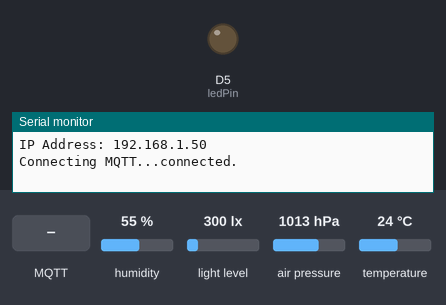
A sketch run on a simulated Arduino MKR. On the bench: output pins drawn as LEDs (lit = HIGH), the last lines printed to the serial monitor. The test bench sets the inputs (shaded band); at power-on: humidity 55 %, light level 300 lx, air pressure 1013 hPa, temperature 24 °C. WiFi joins after 1.5 s; servers stay silent unless stated; no MQTT or app messages arrive unless stated.

Above: at 2.7 s.
2.8 s: MQTT message "ON" arrives on the first subscribed topic
At 5.0 s:
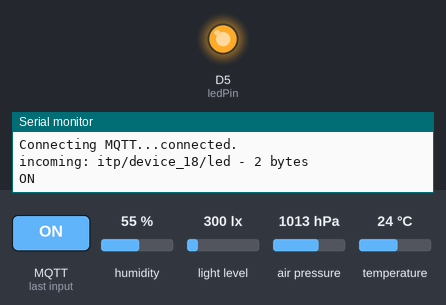
5.3 s: MQTT message "90" arrives on the first subscribed topic
At 6.9 s:
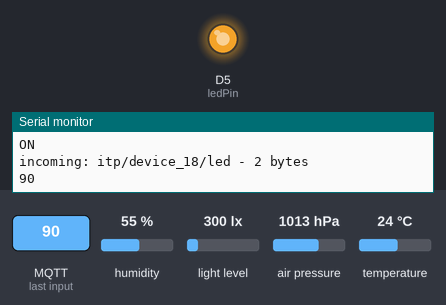
7.8 s: MQTT message "OFF" arrives on the first subscribed topic
At 10.0 s:
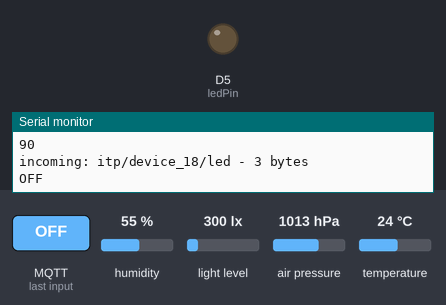
Timing chart, 0 to 11.5 s (numbered marks = the images above; inputs shaded):
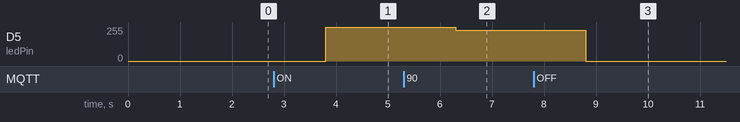

Measured:
- after the input at 2.8 s, D5 (ledPin): 0/255 → 255/255 after 1.0 s
- after the input at 5.3 s, D5 (ledPin): 255/255 → 229/255 after 1.0 s
- after the input at 7.8 s, D5 (ledPin): 229/255 → 0/255 after 1.0 s

The sketch:

soilmonitor.ino
```cpp
// IoT Workshop
// Send temperature and humidity data to MQTT
//
// WiFiNINA https://www.arduino.cc/en/Reference/WiFiNINA (MKR WiFi 1010)
// Arduino MKR ENV https://www.arduino.cc/en/Reference/ArduinoMKRENV
// Arduino MQTT Client  https://github.com/arduino-libraries/ArduinoMqttClient

#include <WiFiNINA.h>
#include <Arduino_MKRENV.h>
#include <ArduinoMqttClient.h>

#include "config.h"

WiFiSSLClient net;
MqttClient mqtt(net);

String temperatureTopic = "itp/" + DEVICE_ID + "/temperature";
String humidityTopic = "itp/" + DEVICE_ID + "/humidity";
String ledTopic = "itp/" + DEVICE_ID + "/led";
String soilTopic = "itp/" + DEVICE_ID + "/soil";

String pressureTopic = "itp/" + DEVICE_ID + "/pressure";
String illuminanceTopic = "itp/" + DEVICE_ID + "/illuminance";
String uvaTopic = "itp/" + DEVICE_ID + "/uva";
String uvbTopic = "itp/" + DEVICE_ID + "/uvb";


// Publish every 10 seconds for the workshop. Real world apps need this data every 5 or 10 minutes.
unsigned long publishInterval = 10 * 1000;
unsigned long lastMillis = 0;
const int ledPin = 5;


void setup() {
  Serial.begin(9600);


  // Wait for a serial connection
  while (!Serial) { }

  // initialize the shield
  if (!ENV.begin()) {
    Serial.println("Failed to initialize MKR ENV shield!");
    while (1);
  }

  // initialize ledPin as an output.
  pinMode(ledPin, OUTPUT);

  Serial.println("Connecting WiFi");
  connectWiFi();

  // define function for incoming MQTT messages
  mqtt.onMessage(messageReceived);
}

void loop() {

  if (WiFi.status() != WL_CONNECTED) {
    connectWiFi();
  }

  if (!mqtt.connected()) {
    connectMQTT();
  }

  // poll for new MQTT messages and send keep alives
  mqtt.poll();

  if (millis() - lastMillis > publishInterval) {
    lastMillis = millis();

    int soil = analogRead(A0);
    float temperature = ENV.readTemperature(FAHRENHEIT);
    float humidity = ENV.readHumidity();
    float pressure = ENV.readPressure();
    float illuminance = ENV.readIlluminance();
    float uva = ENV.readUVA();
    float uvb = ENV.readUVB();

    Serial.print(temperature);
    Serial.print("°F ");
    Serial.print(humidity);
    Serial.println("% RH");
    Serial.print(soil);
    Serial.println("% soil moisture");

    Serial.print(pressure);
    Serial.println("kPa");

    Serial.print(illuminance);
    Serial.println("lux");

    Serial.print(uva);
    Serial.println("μW/cm2");

    Serial.print(uvb);
    Serial.println("μW/cm2");

    mqtt.beginMessage(temperatureTopic);
    mqtt.print(temperature);
    mqtt.endMessage();

    mqtt.beginMessage(humidityTopic);
    mqtt.print(humidity);
    mqtt.endMessage();


    mqtt.beginMessage(soilTopic);
    mqtt.print(soil);
    mqtt.endMessage();

   mqtt.beginMessage(pressureTopic);
   mqtt.print(pressure);
   mqtt.endMessage();

   mqtt.beginMessage(illuminanceTopic);
   mqtt.print(illuminance);
   mqtt.endMessage();

   mqtt.beginMessage(uvaTopic);
   mqtt.print(uva);
   mqtt.endMessage();

   mqtt.beginMessage(uvbTopic);
   mqtt.print(uvb);
   mqtt.endMessage();
  }
}


void connectWiFi() {
  // Check for the WiFi module
  if (WiFi.status() == WL_NO_MODULE) {
    Serial.println("Communication with WiFi module failed!");
    // don't continue
    while (true);
  }

  Serial.print("WiFi firmware version ");
  Serial.println(WiFi.firmwareVersion());

  Serial.print("Attempting to connect to SSID: ");
  Serial.print(WIFI_SSID);
  Serial.print(" ");

  while (WiFi.begin(WIFI_SSID, WIFI_PASSWORD) != WL_CONNECTED) {
    // failed, retry
    Serial.print(".");
    delay(3000);
  }

  Serial.println("Connected to WiFi");
  printWiFiStatus();

}

void connectMQTT() {
  Serial.print("Connecting MQTT...");
  mqtt.setId(DEVICE_ID);
  mqtt.setUsernamePassword(MQTT_USER, MQTT_PASSWORD);

  while (!mqtt.connect(MQTT_BROKER, MQTT_PORT)) {
    Serial.print(".");
    delay(5000);
  }

  mqtt.subscribe(ledTopic);
  Serial.println("connected.");
}

void printWiFiStatus() {
  // print your WiFi IP address:
  IPAddress ip = WiFi.localIP();
  Serial.print("IP Address: ");
  Serial.println(ip);
}

void messageReceived(int messageSize) {
  String topic = mqtt.messageTopic();
  String payload = mqtt.readString();
  Serial.println("incoming: " + topic + " - " + messageSize + " bytes ");
  Serial.println(payload);
  if (payload.equalsIgnoreCase("ON")) {
    analogWrite(ledPin, 255);  // need analog write for older firmware
  } else if (payload.equalsIgnoreCase("OFF")) {
    analogWrite(ledPin, LOW);
  } else {

    // see if we have a brightness value
    int percent = payload.toInt();
    // check the range
    if (percent < 0) {
      percent = 0;
    } else if (percent > 100) {
      percent = 100;
    }
    // map brightness of 0 to 100 to 1 byte value 0x00 to 0xFF
    int brightness = map(percent, 0, 100, 0, 255);
    analogWrite(ledPin, brightness);
  }
}
```

config.h
```cpp
const char WIFI_SSID[] = "PleaseSelectMe";
const char WIFI_PASSWORD[] = "******";

const char MQTT_BROKER[] = "itpdtd.com";
const int MQTT_PORT = 8883;
const char MQTT_USER[] = "device_18";
const char MQTT_PASSWORD[] = "*******";

const String DEVICE_ID = "device_18";
```
